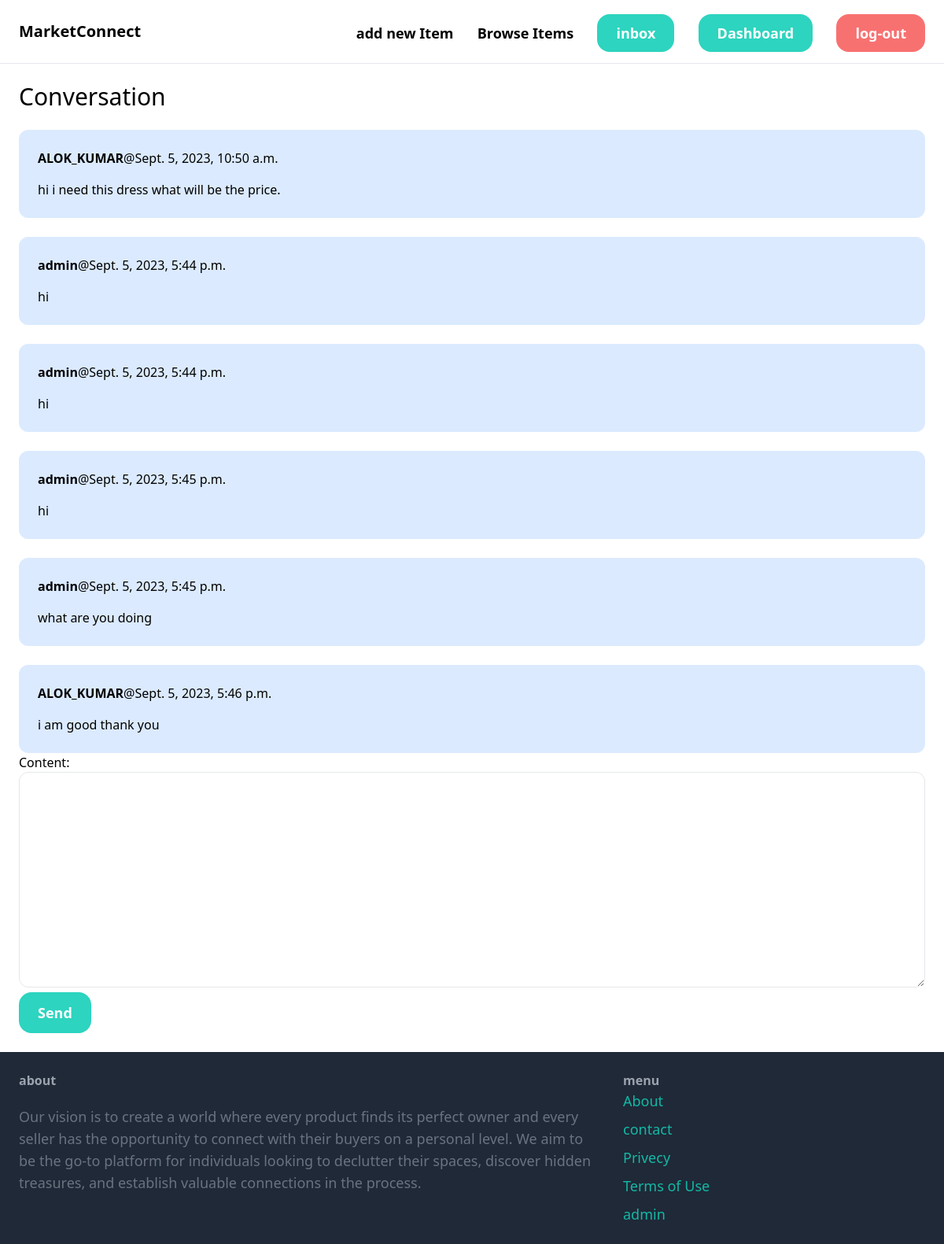
The page /inbox/4/ (signed in) on the database its author committed.
### conversation/models.py (models this page shows)
class ConversationMessage(models.Model):
    conversation=models.ForeignKey(Conversation,related_name='messages',on_delete=models.CASCADE)
    content=models.TextField()
    created_at=models.DateTimeField(auto_now_add=True)
    created_by=models.ForeignKey(User,related_name='created_messages', on_delete=models.CASCADE)

### conversation/views.py (the view)
# urls.py: path('<int:pk>/',views.detail,name='abc'),
@login_required
def detail(request,pk):
    conversation=Conversation.objects.filter(members__in=[request.user.id]).get(pk=pk)
    if request.method=='POST':
        form=ConversationMessageForm(request.POST)
        if form.is_valid():
            conversation_message=form.save(commit=False)
            conversation_message.conversation=conversation
            conversation_message.created_by=request.user
            conversation_message.save()
            conversation.save()
            return redirect('conversation:abc',pk=pk)
    else:
        form=ConversationMessageForm()
    return render(request,'conversation/inbox_msg.html',{
        'conversation':conversation,
        'form':form
    })

### conversation/forms.py
class ConversationMessageForm(forms.ModelForm):
    class Meta:
        model=ConversationMessage
        fields=('content',)
        widgets={
            'content':forms.Textarea(attrs={
                'class':'w-full py-4 px-6 rounded-xl border'
            })
        }

### conversation/templates/conversation/inbox_msg.html (shortened to what this page needs)
{% extends 'core/base.html' %}
{%block content%}
<h1 class='mb-6 text-3xl'>Conversation</h1>
<div class='space-y-6'>
    {% for message in conversation.messages.all%}
    <div class="p-6 flex bg-blue-100 rounded-xl">
            <div>
                <p class="mb-4"><Strong>{{message.created_by.username}}</strong>@{{message.created_at}}</p>
                    <p>{{message.content}}</p>
            </div>
        </div>
    {%endfor%}
</div>
<form method="post" action=".">
    {{form.as_p}}
    <button class='px-6 py-3 text-lg font-semibold bg-teal-400 text-white rounded-2xl hover:bg-teal-700'>Send</button>
    </div>
{%endblock%}

### rows shown on the page
ConversationMessage: created_by.username "ALOK_KUMAR", created_at "Sept. 5, 2023, 10:50 a.m.", content "hi i need this dress what will be the price."
ConversationMessage: created_by.username "admin", created_at "Sept. 5, 2023, 5:44 p.m.", content "hi"
ConversationMessage: created_by.username "admin", created_at "Sept. 5, 2023, 5:44 p.m.", content "hi"
ConversationMessage: created_by.username "admin", created_at "Sept. 5, 2023, 5:45 p.m.", content "hi"
ConversationMessage: created_by.username "admin", created_at "Sept. 5, 2023, 5:45 p.m.", content "what are you doing"
ConversationMessage: created_by.username "ALOK_KUMAR", created_at "Sept. 5, 2023, 5:46 p.m.", content "i am good thank you"
